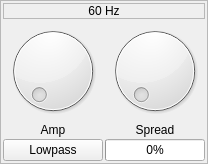
                     <widget class="QFrame" name="frame_19">
                      <property name="frameShape">
                       <enum>QFrame::StyledPanel</enum>
                      </property>
                      <layout class="QGridLayout" name="gridLayout_96">
                       <property name="leftMargin">
                        <number>2</number>
                       </property>
                       <property name="topMargin">
                        <number>2</number>
                       </property>
                       <property name="rightMargin">
                        <number>2</number>
                       </property>
                       <property name="bottomMargin">
                        <number>2</number>
                       </property>
                       <property name="spacing">
                        <number>2</number>
                       </property>
                       <item row="1" column="0">
                        <layout class="QVBoxLayout" name="verticalLayout_43">
                         <item>
                          <widget class="QDial" name="amp_dial_3">
                           <property name="minimum">
                            <number>0</number>
                           </property>
                           <property name="maximum">
                            <number>200</number>
                           </property>
                          </widget>
                         </item>
                         <item>
                          <widget class="QLabel" name="label_29">
                           <property name="text">
                            <string>Amp</string>
                           </property>
                           <property name="alignment">
                            <set>Qt::AlignCenter</set>
                           </property>
                          </widget>
                         </item>
                        </layout>
                       </item>
                       <item row="1" column="1">
                        <layout class="QVBoxLayout" name="verticalLayout_44">
                         <item>
                          <widget class="QDial" name="spread_dial_3">
                           <property name="minimum">
                            <number>1</number>
                           </property>
                           <property name="maximum">
                            <number>500</number>
                           </property>
                          </widget>
                         </item>
                         <item>
                          <widget class="QLabel" name="label_30">
                           <property name="text">
                            <string>Spread</string>
                           </property>
                           <property name="alignment">
                            <set>Qt::AlignCenter</set>
                           </property>
                          </widget>
                         </item>
                        </layout>
                       </item>
                       <item row="2" column="0">
                        <widget class="QPushButton" name="filter_type_btm_3">
                         <property name="text">
                          <string>Lowpass</string>
                         </property>
                        </widget>
                       </item>
                       <item row="2" column="1">
                        <widget class="QProgressBar" name="spread_bar_3">
                         <property name="minimum">
                          <number>1</number>
                         </property>
                         <property name="maximum">
                          <number>500</number>
                         </property>
                         <property name="value">
                          <number>1</number>
                         </property>
                         <property name="alignment">
                          <set>Qt::AlignCenter</set>
                         </property>
                        </widget>
                       </item>
                       <item row="0" column="0" colspan="2">
                        <widget class="QLabel" name="label_113">
                         <property name="frameShape">
                          <enum>QFrame::StyledPanel</enum>
                         </property>
                         <property name="text">
                          <string>60 Hz</string>
                         </property>
                         <property name="alignment">
                          <set>Qt::AlignCenter</set>
                         </property>
                        </widget>
                       </item>
                      </layout>
                     </widget>
